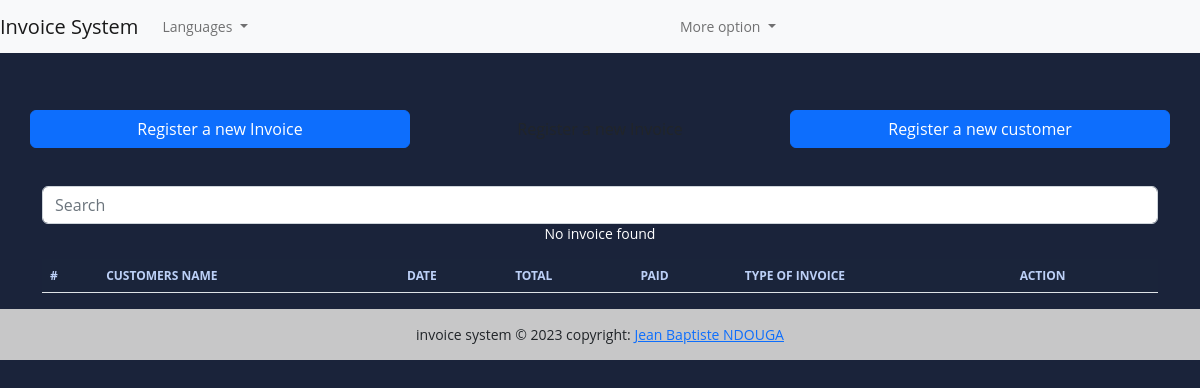
Before: / with the older database file.
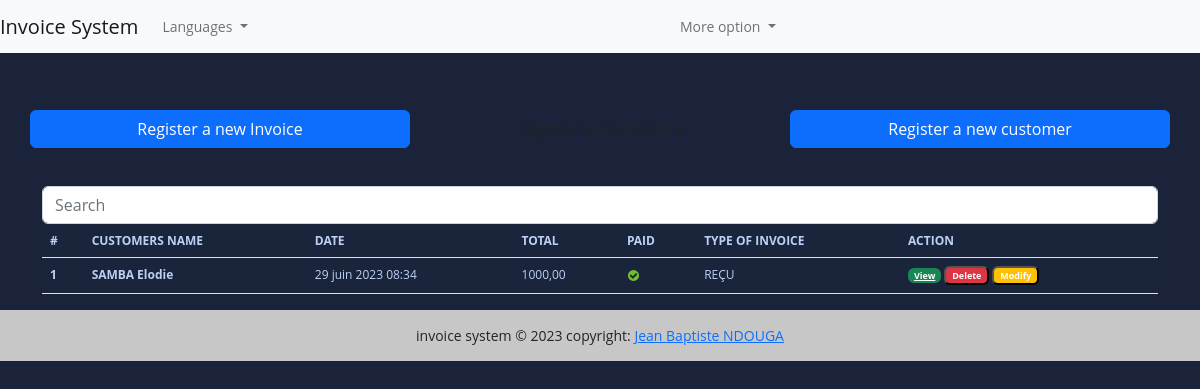
After: the same page with the newer database file.
### fact_app/models.py (models this page shows, shortened)
class Invoice(models.Model):
    INVOICE_TYPE = (
        ('R', 'REÇU'),
        ('P', 'PROFORMA FACTURE'),
        ('F', 'FACTURE'),
    )
    customer = models.ForeignKey(Customer, on_delete=models.PROTECT)
    save_by = models.ForeignKey(User, on_delete=models.PROTECT)
    invoice_date_time = models.DateTimeField(auto_now_add=True)
    total = models.DecimalField(max_digits=10000, decimal_places=2)
    last_update_date = models.DateTimeField(null= True, blank=True)
    paid = models.BooleanField(default = False)
    invoice_type = models.CharField(max_length=1, choices= INVOICE_TYPE)
    comments = models.TextField(null= True, max_length=1000, blank= True)
    class Meta:
        verbose_name = "Invoice"
        verbose_name_plural ="Invoices"
    @property
    def get_total(self):
        articles = self.article_set.all()
        total = sum(article.get_total for article in articles)
        return total

class Customer(models.Model):
    SEX_TYPES = (
        ('M', 'Masculin'),
        ('F', 'Féminin'),
    )
    name = models.CharField(max_length=132)
    email = models.EmailField()
    phone = models.CharField(max_length=132)
    address = models.CharField(max_length=64)
    sex = models.CharField(max_length=1, choices= SEX_TYPES)
    age = models.CharField(max_length=12)
    city = models.CharField(max_length=32)
    zip_code= models.CharField(max_length=16)
    created_date = models.DateTimeField(auto_now_add=True)
    save_by = models.ForeignKey(User, on_delete=models.PROTECT)
    class Meta:
        verbose_name = "Customer"
        verbose_name_plural = "Customers"

class Article(models.Model):
    invoice = models.ForeignKey(Invoice, on_delete=models.CASCADE)
    name = models.CharField(max_length=32)
    quantity = models.IntegerField()
    unit_price = models.DecimalField(max_digits=1000, decimal_places=2)
    total = models.DecimalField(max_digits=1000, decimal_places=2)
    class Meta:
        verbose_name = 'Article'
        verbose_name_plural ='Articles'
    @property
    def get_total(self):
        total = self.quantity * self.unit_price
        return total

### fact_app/views.py (the view, shortened to what this page needs)
# urls.py: path('', views.HomeView.as_view(), name="home"),
class HomeView(View):
    templates_name = "index.html"
    invoices = Invoice.objects.select_related('customer', 'save_by').all()
    context = {
        'invoices': invoices
    }
    def get(self, request, *args, **kwargs):
        return render(request, self.templates_name, self.context)

### templates/index.html (shortened to what this page needs)
{% extends "base.html" %}
{% load static %}
{% block content%}
<br><br>
<div class="row">
    <a href="#" class="btn col-md-4 btn-primary">
        Register a new Invoice
    </a>
    <a href="#" class="btn col-md-4">
    </a>
    <a href="{% url 'add-customer' %}" class="btn col-md-4 btn-primary">
        Register a new customer
    </a>
</div>
<br><br>
<div class="form-group">
    <input id ="search" type="text" class="form-control" placeholder="Search">
</div>
<div>
    <table class="table">
        <thead>
            <tr>
            <th scope ="col">#</th>
            <th scope ="col">CUSTOMERS NAME</th>
            <th scope ="col">DATE</th>
            <th scope ="col">TOTAL</th>
            <th scope ="col">PAID</th>
            <th scope ="col">TYPE OF INVOICE</th>
            <th scope ="col">ACTION</th>
           </tr>
        </thead>
        <tbody id="myTable">
            {% if invoices %}
            {% for facture in invoices %}
            <tr>
                <th scope ="row">{{ facture.pk }}</th>
                <th>{{ facture.customer.name }}</th>
                <td>{{facture.invoice_date_time}}</td>
                <td>{{ facture.get_total }}</td>
                <td>
                    {% if facture.paid %}
                    <img src="{% static 'images/icon-yes.svg' %}" alt="True">
                    {% else %}
                    <img src="{% static 'images/icon-no.svg' %}" alt="False">
                    {% endif %}
                </td>
                <td>{{ facture.get_invoice_type_display  }}</td>
                <td>
                    <a href="" title="Detail" class="badge text-white bg-success">View</a>
                    <button id="btn-invoice-sup" type="button" data-toggle="modal" data-target="#supprimer" class="badge text-white bg-danger" title="Supprimer" data-id="{{ facture.pk }}"
                    data-customer="{{ facture.customer.name}}"> Delete
                    </button>
                    <button id="btn-invoice-mod" type="button" data-toggle="modal" data-target="#Modifier" class="badge text-white bg-warning" title="Modifier" data-id="{{ facture.pk }}"
                    data-customer="{{ facture.customer.name}}"> Modify
                    </button>
                </td>
            </tr>
            {% endfor %}
            {% else %}
            <p class="text-center text-white">No invoice found</p>
            {% endif %}
        </tbody>
    </table>
</div>
{% endblock content %}

### templates/base.html (shortened to what this page needs)
<!DOCTYPE html>
{% load static %}
<html lang="en">
<head>
    <link rel="stylesheet" href="{% static 'css\styles.css' %}">
    <link rel="stylesheet" href="{% static 'style.css' %}">
</head>
<body>
   <nav class="navbar navbar-expand-lg navbar-light bg-light">
    <a class="navbar-brand" href="#">Invoice System</a>
    <div class="collapse navbar-collapse" id="navbarSupportedContent">
      <ul class="navbar-nav mr-auto">
        <li class="nav-item dropdown">
          <a class="nav-link dropdown-toggle" href="#" role="button" data-toggle="dropdown" aria-expanded="false">
            Languages
          </a>
        </li>
      </ul>
    </div>
    <div class="collapse navbar-collapse" id="navbarSupportedContent">
      <ul class="navbar-nav mr-auto">
        <li class="nav-item dropdown">
          <a class="nav-link dropdown-toggle" href="#" role="button" data-toggle="dropdown" aria-expanded="false">
            More option
          </a>
        </li>
      </ul>
    </div>
  </nav>
   <div class="container">
    <div class="wrapper">
      <br>
    </div>
   </div>
   <div class="container">
    {% block content %}
    {% endblock content %}
  </div>
   <footer class="bg-light text-center text-dark">
    <div class="text-center p-3" style="background-color: rgba(0, 0, 0, 0.2);">
      invoice system © 2023 copyright:
      <a href="https://www.linkedin.com/in/jean-baptiste-ndouga-bakonga-71137138/">Jean Baptiste NDOUGA</a>
    </div>
  </footer>
</body>
</html>

### static/style.css (style rules this page uses)
body { margin: 0; padding: 0; font: 400 .875rem 'Open Sans', sans-serif; color: #bcd0f7; background: #1A233A; position: relative; height: 100%; }
.table { background: #1a243a; color: #bcd0f7; font-size: .75rem; }

Changed rows visible on the page:
added Invoice: pk "1", customer.name "SAMBA Elodie", invoice_date_time "29 juin 2023 08:34", get_total "1000,00", paid True (drawn), invoice_type "REÇU"
Other visible differences:
text no longer shown: "No invoice found"
